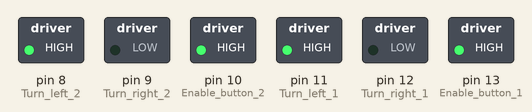
Recording of a sketch running on a simulated Arduino Uno, built with avr-gcc and run on an emulated ATmega328P. Parts: switched loads named in the sketch (green lamp = pin HIGH).

Above: at 0.1 s.
Timing chart, 0 to 1.6 s (numbered marks = the images above):
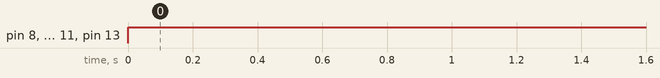

The sketch:

Code.ino
```cpp
int Enable_button_1=13 ,Turn_right_1=12,Turn_left_1=11,Enable_button_2=10 ,Turn_right_2=9,Turn_left_2=8;
void setup() {
 pinMode(13,OUTPUT);
 pinMode(12,OUTPUT);
 pinMode(11,OUTPUT);
 pinMode(10,OUTPUT);
 pinMode(9,OUTPUT);
 pinMode(8,OUTPUT);
}

void loop() {

digitalWrite(Enable_button_1,HIGH);  //For first motor
digitalWrite(Turn_right_1,LOW);
digitalWrite(Turn_left_1,HIGH);


digitalWrite(Enable_button_2,HIGH); //For second motor
digitalWrite(Turn_right_2,LOW);
digitalWrite(Turn_left_2,HIGH);

}
```

Measured:
- by itself, pin 8 (Turn_left_2), pin 10 (Enable_button_2), pin 11 (Turn_left_1), pin 13 (Enable_button_1): LOW → HIGH at 0.00 s
